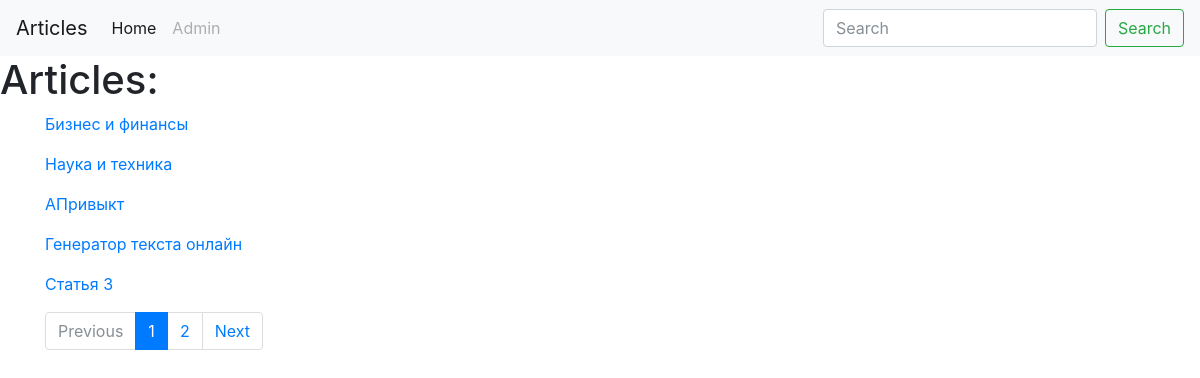
The app's page /articles/ (signed in) with its own data.
### models.py (models this page shows, shortened)
class Post(db.Model):
    id = db.Column(db.Integer, primary_key = True)
    title = db.Column(db.String(140))
    slug = db.Column(db.String(140), unique=True)
    body = db.Column(db.Text)
    timestamp = db.Column(db.DateTime, default=datetime.utcnow)
    authors = db.relationship('User', secondary=authors_join, lazy='joined',
                              backref=db.backref('posts',
                                                 lazy='dynamic'))
    tags = db.relationship('Tag', secondary=post_tags,
                           backref= db.backref('posts',
                                               lazy='dynamic'))#определяем тип возвразаемых данных

### posts/blueprint.py (the view)
@posts.route('/')
def index():
    q = request.args.get('q')
    page = request.args.get('page')
    if page and page.isdigit():
        page = int(page)
    else:
        page = 1
    if q:
        posts = Post.query.filter(Post.title.contains(q) | Post.body.contains(q)) #.all()
    else:
        posts = Post.query.order_by(Post.timestamp.desc())
    pages = posts.paginate(page=page, per_page=5)
    return render_template('posts/index.html', posts=posts, pages=pages)

### posts/templates/posts/index.html (shortened to what this page needs)
{% extends 'base.html' %}
{% block content_title %}
    <h1>
    Articles:
    </h1>
{% endblock %}
{% block content %}
    {% for post in pages.items %}
        <p>
            <a href="{{ url_for('posts.post_detail', slug=post.slug) }}">{{ post.title }} </a>
        </p>
    {% endfor %}
    <nav>
        <ul class="pagination">
            <li {% if not pages.has_prev %} class="page-item disabled"{% endif %}>
                <a class="page-link" href="./?page={{ pages.prev_num }}" tabindex="-1">Previous</a></li>
            {% for page in pages.iter_pages() %}
                <li {% if page == pages.page %}class="page-item active" {% endif %}>
                    <a class="page-link" href="./?page={{ page }}">{{ page }}<span class="sr-only">(current)</span></a></li>
            {% endfor %}
            <li class="page-item"><a class="page-link" href="./?page={{ pages.next_num }}">Next</a></li>
        </ul>
    </nav>
{% endblock %}

### records on screen
Post: title "Бизнес и финансы"
Post: title "Наука и техника"
Post: title "АПривыкт"
Post: title "Генератор текста онлайн"
Post: title "Cтатья 3"

### other values on screen
{{ page }} "1" "2"
